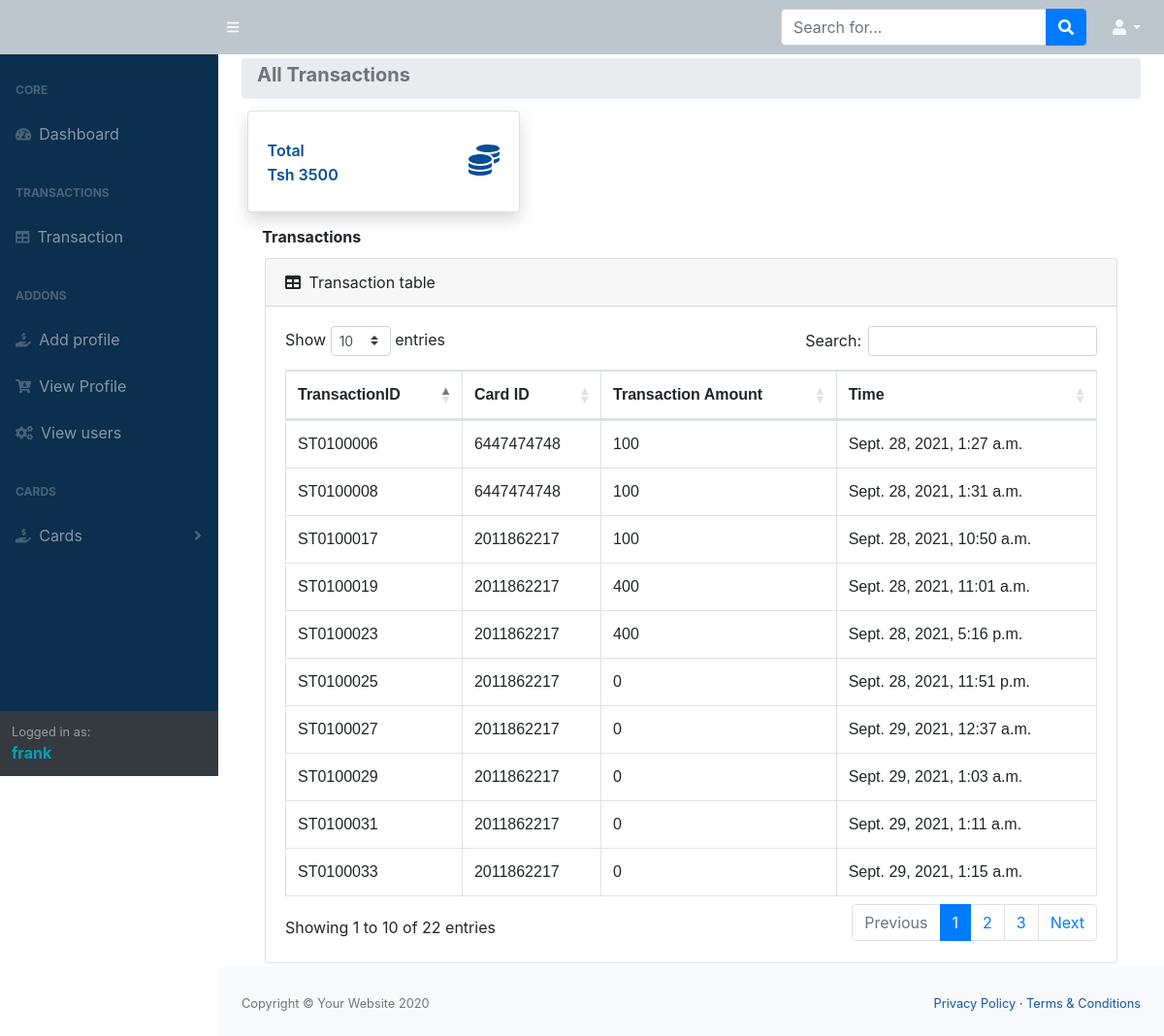
The app's page /station_transaction/out (signed in) with its own data.
### IntergrationPoint/models.py (models this page shows, shortened)
class transactionDetail(models.Model):
    transaction = models.CharField(primary_key=True, max_length=10)
    UserID =models.CharField(max_length=50)
    balance = models.IntegerField()
    transactionAmount = models.IntegerField()
    station = models.ForeignKey(stationDetail, on_delete = models.RESTRICT)
    InOut = models.CharField(max_length=10)
    route_in = models.IntegerField(null=True, blank=True,)
    route_out = models.IntegerField(null=True, blank=True,)
    station_in = models.IntegerField(null=True, blank=True,)
    station_out = models.IntegerField(null=True, blank=True,)
    time = models.DateTimeField(auto_now_add=True)

### IntergrationPoint/views.py (the view)
# urls.py: path('station_transaction/<id>',views.stationTransaction, name="station_transaction"),
@login_required
def stationTransaction(request, id):
    try:
        if request.method == 'GET':
            Intrans, Outrans, totaltransactions = 0,0,0
            transaction_list = transactionDetail.objects.filter(InOut=id).order_by('-transaction')
            Intransactions = transactionDetail.objects.all().filter(InOut=id).values_list('transactionAmount', flat=True)
            for transaction in Intransactions:
                Intrans = Intrans + transaction
            stationid = stationDetail.objects.all().latest("station")
            statioName = stationDetail.objects.filter(station=stationid).values("stationName")
            statioName = statioName[0]["stationName"]
            transactions = {
                "transaction": transaction_list,
                "station":statioName,
                "intrans":Intrans
            }
            return render(request, 'htmlfiles/stationtransaction.html', transactions)
        else:
            pass
    except:
        return redirect('dashboard')

### IntergrationPoint/models.py (called while the page is built)
    def __str__(self):
        return self.station

### templates/htmlfiles/stationtransaction.html (shortened to what this page needs)
{% extends "./index.html" %}
{%load static%}
 {% block content %}
      <div class="container-fluid">
            <ol class="breadcrumb mb-1">
                <li class="breadcrumb-item active">
                <h5><b>All Transactions</b></h5>
                </li>
            </ol>
            <div class="row">
               <div class="col-xl-4 col-md-6 mb-2" > <a class="nav-link" href="">
                   <div class="card border-left-primary shadow h-100 py-2">
                       <div class="card-body" style="color: #084e94;">
                           <div class="row no-gutters align-items-center">
                               <div class="col mr-2">
                               <div class="text-xs font-weight-bold text-gray-800 mb-1">Total</div>
                               <div class="h6 mb-0 font-weight-bold text-gray-800">
                               Tsh {{intrans}}
                               </div>
                               </div>
                               <div class="col-auto">
                               <i class="fas fa-coins fa-2x text-gray-200"></i>
                               </div>
                           </div>
                       </div>
                   </div></a>
               </div>
           </div>
            <h6>&nbsp;&nbsp;&nbsp;&nbsp; <b> Transactions </b></h6>
                <div class="container-fluid">
                     <div class="card mb-1">
                        <div class="card-header">
                           <i class="fas fa-table mr-1"></i>
                           Transaction table
                        </div>
                        <div class="card-body">
                           <div class="table-responsive">
                              <table class="table table-bordered" id="dataTable" width="100%" cellspacing="0">
                                 <thead>
                                    <tr>
                                       <th>TransactionID</th>
                                       <th>Card ID</th>
                                       <th>Transaction Amount</th>
                                       <th>Time</th>
                                    </tr>
                                 </thead>
                                 <tbody id="myTable">
                                    {% for detail in transaction %}
                                    <tr>
                                       <td>{{detail.transaction}}</td>
                                       <td>{{detail.UserID}}</td>
                                       <td>{{detail.transactionAmount}}</td>
                                       <td>{{detail.time}}</td>
                                    </tr>
                                    {% endfor %}
                                 </tbody>
                              </table>
                           </div>
                        </div>
                     </div>
                  </div>
               </div>
       {% endblock %}

### templates/htmlfiles/navbar.html (shortened to what this page needs)
{% load static %}
<div id="layoutSidenav_nav">
            <nav class="sb-sidenav accordion sb-sidenav-dark" id="sidenavAccordion">
                    <div class="sb-sidenav-menu">
                        <div class="nav">
                            <div class="sb-sidenav-menu-heading">Core</div>
                            <a class="nav-link" href="/dashboard">
                                <div class="sb-nav-link-icon"><i class="fas fa-tachometer-alt"></i></div>
                                Dashboard
                            </a>
                            <div class="sb-sidenav-menu-heading">Transactions</div>
                            <a class="nav-link" href={% url 'TransactionPage' %}>
                                <div class="sb-nav-link-icon"><i class="fas fa-table"></i></div>
                                Transaction
                            <div class="sb-sidenav-menu-heading">Addons</div>
                            <a class="nav-link" href="/UserRegister">
                                <div class="sb-nav-link-icon"><i class="fas fa-hand-holding-usd" aria-hidden="true"></i></div>
                            Add profile
                            </a>
                            <a class="nav-link" href="#">
                                <div class="sb-nav-link-icon"><i class="fa fa-cart-arrow-down" aria-hidden="true"></i></div>
                            View Profile
                            </a>
                            <a class="nav-link" href="#">
                                <div class="sb-nav-link-icon"><i class="fa fa-cogs" aria-hidden="true"></i></div>
                           View users
                            </a>
                            <div class="sb-sidenav-menu-heading">Cards</div>
                            <a class="nav-link collapsed" href="#" data-toggle="collapse" data-target="#collapsePages" aria-expanded="false" aria-controls="collapsePages">
                                <div class="sb-nav-link-icon"><i class='fas fa-hand-holding-usd'></i></div>
                                Cards
                                <div class="sb-sidenav-collapse-arrow"><i class="fas fa-angle-down"></i></div>
                            </a>
                        </div>
                    </div>
                    <div class="sb-sidenav-footer">
                        <div class="small">Logged in as:</div>
                        <b style="color: #079fb7;">{{user.username}}</b>
                    </div>
                </nav>
        </div>

### records on screen
transactionDetail: transaction "ST0100033", UserID "2011862217", transactionAmount "0", time "Sept. 29, 2021, 1:15 a.m."
transactionDetail: transaction "ST0100031", UserID "2011862217", transactionAmount "0", time "Sept. 29, 2021, 1:11 a.m."
transactionDetail: transaction "ST0100029", UserID "2011862217", transactionAmount "0", time "Sept. 29, 2021, 1:03 a.m."
transactionDetail: transaction "ST0100027", UserID "2011862217", transactionAmount "0", time "Sept. 29, 2021, 12:37 a.m."
transactionDetail: transaction "ST0100025", UserID "2011862217", transactionAmount "0", time "Sept. 28, 2021, 11:51 p.m."
transactionDetail: transaction "ST0100023", UserID "2011862217", transactionAmount "400", time "Sept. 28, 2021, 5:16 p.m."
transactionDetail: transaction "ST0100019", UserID "2011862217", transactionAmount "400", time "Sept. 28, 2021, 11:01 a.m."
transactionDetail: transaction "ST0100017", UserID "2011862217", transactionAmount "100", time "Sept. 28, 2021, 10:50 a.m."
transactionDetail: transaction "ST0100008", UserID "6447474748", transactionAmount "100", time "Sept. 28, 2021, 1:31 a.m."
transactionDetail: transaction "ST0100006", UserID "6447474748", transactionAmount "100", time "Sept. 28, 2021, 1:27 a.m."

### other values on screen
{{ user.username }} "frank"
{{ intrans }} "3500"
